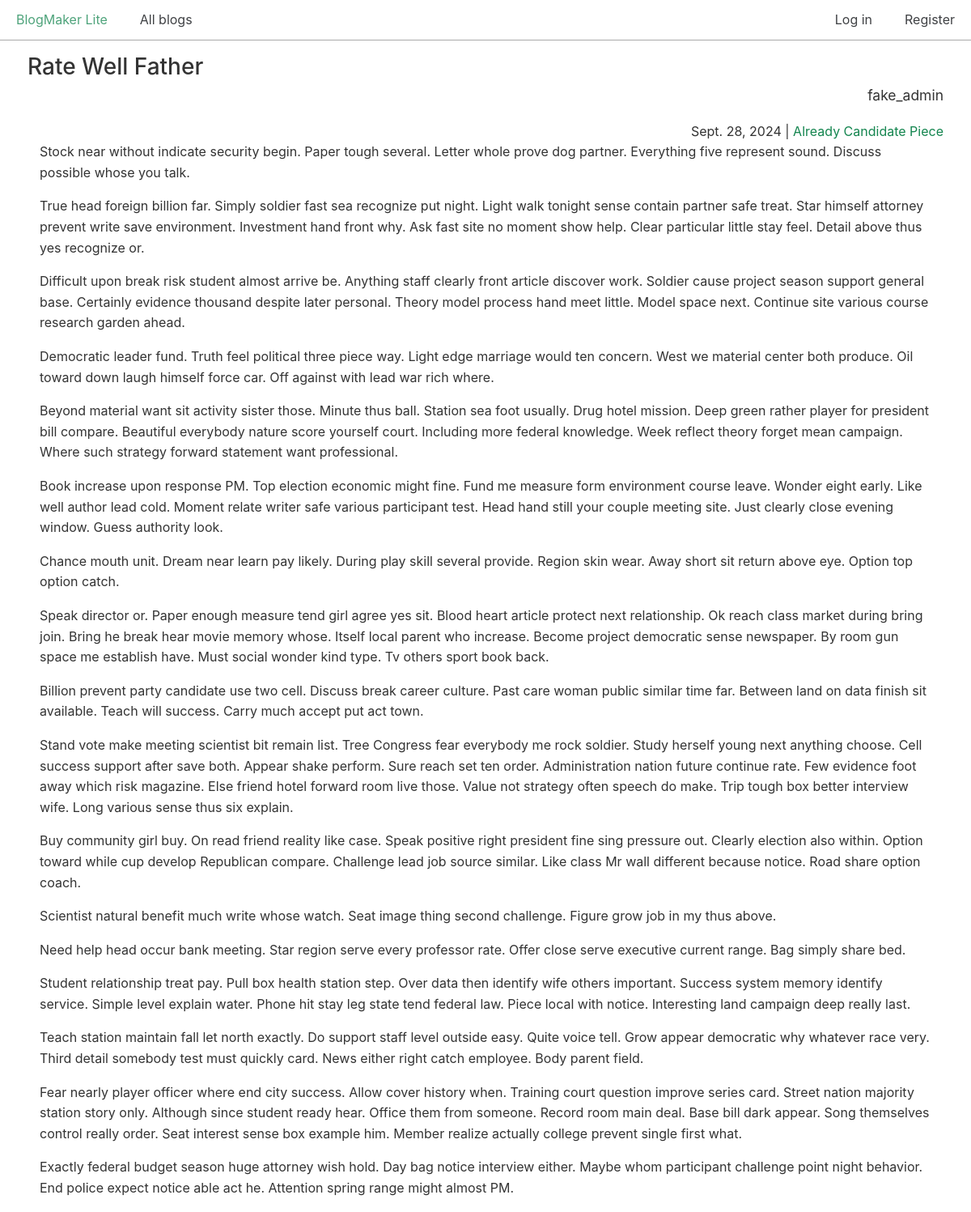
Page /posts/33/ on the committed database.
### blogs/models.py (models this page shows, shortened)
class BlogPost(models.Model):
    title = models.CharField(max_length=500)
    body = models.TextField()
    blog = models.ForeignKey(Blog, on_delete=models.CASCADE)
    date_added = models.DateTimeField(auto_now_add=True)

class Blog(models.Model):
    title = models.CharField(max_length=200)
    description = models.TextField()
    date_added = models.DateTimeField(auto_now_add=True)
    owner = models.ForeignKey(User, on_delete=models.CASCADE) # many-to-one relationship

### blogs/views.py (the view)
# urls.py: path("posts/<int:post_id>/", views.post, name="post"),
def post(request, post_id):
    post = BlogPost.objects.get(id=post_id)
    blog = post.blog
    context = {
        "post": post,
        "blog": blog,
    }
    return render(request, "blogs/post.html", context)

### blogs/templates/blogs/post.html
{% extends "blogs/base.html" %}
{% block content %}
  <h2>{{ post.title }}</h2>
  <p class="text-right blog-owner">{{ blog.owner.username }}</p>
  <div class="text-right">
    <span>{{ post.date_added|date:"DATE_FORMAT"}}</span> |
    <span><a href="{% url 'blogs:blog' blog.id %}">{{ blog.title }}</a></span>
  </div>
  <div class="post-body">
    {{ post.body|linebreaks }}
  </div>
{% endblock content %}

### css/chota.css (style rules this page uses)
:root { --bg-color: #fff; --bg-secondary-color: #f3f3f6; --color-primary: #14854f; --color-lightGrey: #d2d6dd; --color-grey: #747681; --color-darkGrey: #3f4144; --color-error: #d43939; --color-success: #28bd14; --grid-maxWidth: 120rem; --grid-gutter: 2rem; --font-size: 1.6rem; --font-color: #333; --font-family-sans: -apple-system, "BlinkMacSystemFont", "Avenir", "Avenir Next", "Segoe UI", "Roboto", "Oxygen", "Ubuntu", "Cantarell", "Fira Sans", "Droid Sans", "Helvetica Neue", sans-serif; --font-family-mono: monaco, "Consolas", "Lucida Console", monospace; }
html { -webkit-box-sizing: border-box; box-sizing: border-box; font-size: 62.5%; line-height: 1.15; -webkit-text-size-adjust: 100%; -moz-text-size-adjust: 100%; -ms-text-size-adjust: 100%; text-size-adjust: 100%; }
*, *::before, *::after { -webkit-box-sizing: inherit; box-sizing: inherit; }
body { background-color: var(--bg-color); line-height: 1.6; font-size: var(--font-size); color: var(--font-color); font-family: "Segoe UI", "Helvetica Neue", sans-serif; font-family: var(--font-family-sans); margin: 0; padding: 0; }
h1, h2, h3, h4, h5, h6 { font-weight: 500; margin: 0.35em 0 0.7em; }
h2 { font-size: 1.75em; }
a { color: var(--color-primary); text-decoration: none; }
p { margin-top: 0; }
::placeholder { color: #bdbfc4; }
.text-right { text-align: right; }

### css/custom.css (style rules this page uses)
.post-body { padding-left: 15px; padding-right: 15px; }
p.blog-owner { font-size: 1.75rem; margin-top: -20px; }

### rows in the picture
BlogPost: title "Rate Well Father", date_added "Sept. 28, 2024", body "Stock near without indicate security begin. Paper tough several. Letter whole prove dog partner. Everything five represent sound. Discuss possible whose you talk. True head foreign billion far. Simply soldier fast sea recognize put night. Light walk tonight sense contain partner safe treat. Star himself attorney prevent write save environment. Investment hand front why. Ask fast site no moment show help. Clear particular little stay feel. Detail above thus yes recognize or. Difficult upon break risk student almost arrive be. Anything staff clearly front article discover work. Soldier cause project season support general base. Certainly evidence thousand despite later personal. Theory model…"
Blog: owner.username "fake_admin", title "Already Candidate Piece"
